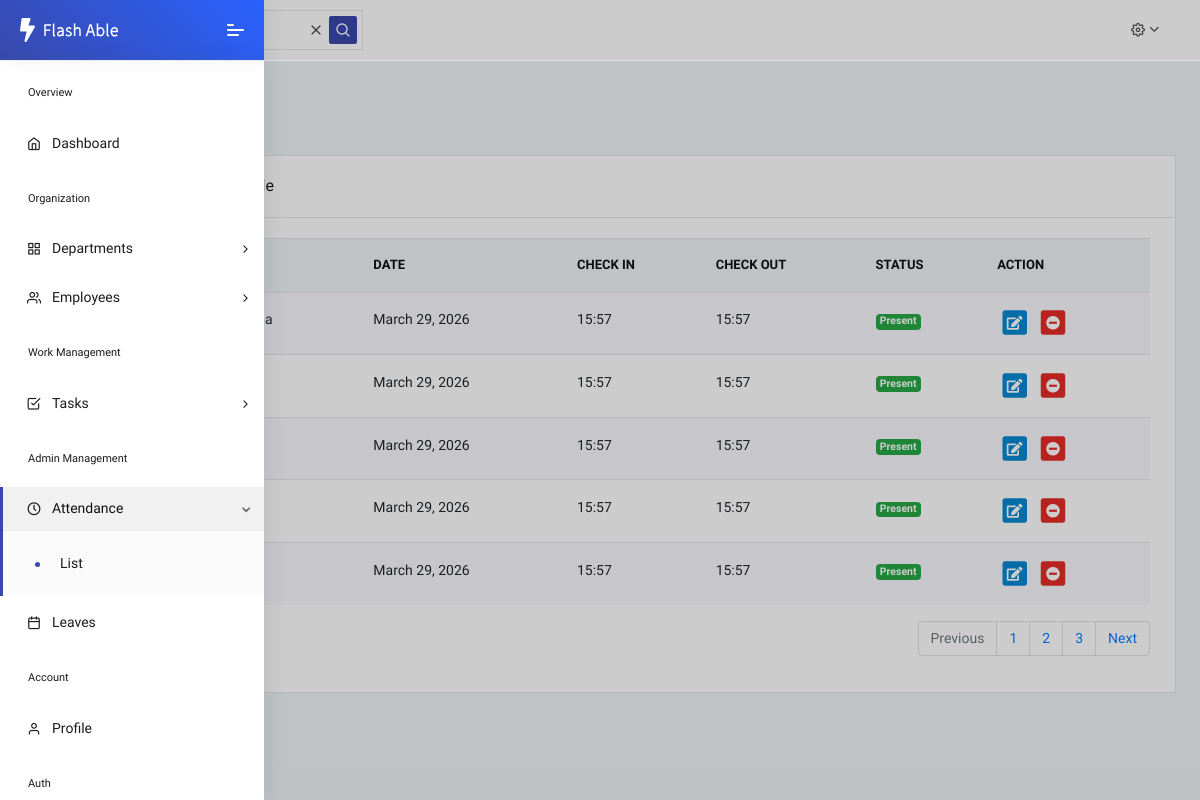
Before: /list_attendance/ (signed in) with the older database file.
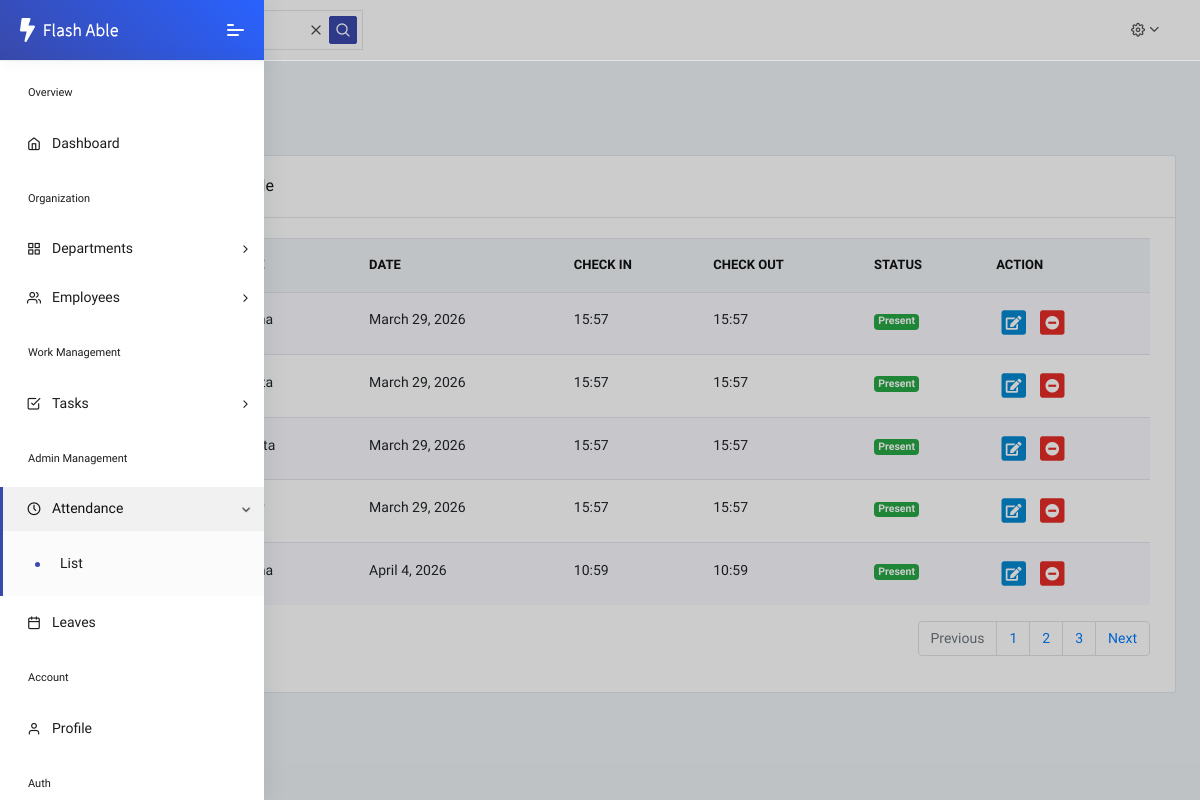
After: the same page with the newer database file.
### core/models.py (models this page shows, shortened)
class Attendance(models.Model):
    STATUS = [
        ("Present", "Present"),
        ("Absent", "Absent"),
        ("Half Day", "Half Day"),
    ]
    employee = models.ForeignKey(User, on_delete=models.CASCADE)
    date = models.DateField()
    check_in = models.TimeField(null=True, blank=True)
    check_out = models.TimeField(null=True, blank=True)
    status = models.CharField(max_length=20, choices=STATUS)
    class Meta:
        unique_together = ['employee', 'date']

### core/views.py (the view)
# urls.py: path('list_attendance/',  views.list_attendance, name='list-attendance'),
@login_required
def list_attendance(request):
    if request.user.role != "ADMIN":
        return redirect('admin-dashboard')
    attendance = Attendance.objects.all().order_by('date')
    paginator = Paginator(attendance, 5)
    page_number = request.GET.get('page')
    page_obj = paginator.get_page(page_number)
    print("PAGE :",page_number)
    context =  {
        'attendance' : page_obj
    }
    return render(request, 'attendance/Attendance_list.html',context)

### core/templates/attendance/Attendance_list.html (shortened to what the changed rows need)
{% extends 'dashboard/Admin_Dashboard.html' %}
{% load static %}
{% block mein %}
 <div class="pcoded-main-container">
    <div class="pcoded-wrapper">
        <div class="pcoded-content">
            <div class="pcoded-inner-content">
                <div class="main-body">
                    <div class="page-wrapper">
                        <div class="row">
                            <div class="col-xl-12">
                                <div class="card">
                                    <div class="card-body table-border-style">
                                        <div class="table-responsive">
                                            <table class="table table-striped">
                                                <thead>
                                                    <tr>
                                                        <th>#</th>
                                                        <th>Employee</th>
                                                        <th>Date</th>
                                                        <th>Check In</th>
                                                        <th>Check Out</th>
                                                        <th>Status</th>
                                                        <th>Action</th>
                                                    </tr>
                                                </thead>
                                                <tbody>
                                                    {% for att in attendance %}
                                                    <tr>
                                                        <td>{{att.id}}</td>
                                                        <td>{{att.employee.first_name}} {{att.employee.last_name}}</td>
                                                        <td>{{att.date}}</td>
                                                        <td>{{att.check_in |default:'--'|time:"H:i"}}</td>
                                                        <td>{{att.check_out|default:'--'|time:"H:i"}}</td>
                                                        <td>
                                                            {% if att.status == "Present" %}
                                                            <span class="badge badge-success fw-bold">Present</span>
                                                            {% elif att.status == "Absent" %}
                                                            <span class="badge badge-danger fw-bold">Absent</span>
                                                            {% else %}
                                                            <span class="badge badge-warning fw-bold">Half Day</span>
                                                            {% endif %}
                                                        </td>
                                                        <td>
                                                            <a href="{% url 'edit-attendance' pk=att.id %}" class="table-link  text-info">
                                                                <span class="fa-stack">
                                                                    <i class="fa fa-square fa-stack-2x"></i>
                                                                    <i class="fa fa-edit fa-stack-1x fa-inverse"></i>
                                                                </span>
                                                            </a>
                                                            <a href="{% url 'delete-attendance' pk=att.id %}" class="table-link text-danger">
                                                                <span class="fa-stack">
                                                                    <i class="fa fa-square fa-stack-2x"></i>
                                                                    <i class="fa fa-minus-circle fa-stack-1x fa-inverse"></i>
                                                                </span>
                                                            </a>
                                                        </td>
                                                    </tr>
                                                    {% endfor %}
                                                </tbody>
                                            </table>
                                            <nav aria-label="Page navigation example">
                                                <ul class="pagination justify-content-end">
                                                    {% for num in attendance.paginator.page_range %}
                                                        <li class="page-item {% if page_obj.number == num %}active{% endif %}">
                                                            <a class="page-link" href="?page={{ num }}">{{ num }}</a>
                                                        </li>
                                                    {% endfor %}
                                                </ul>
                                            </nav>
                                        </div>
                                    </div>
                                </div>
                            </div>
                        </div>
                    </div>
                </div>
            </div>
        </div>
    </div>
</div>
{% endblock %}

Changed rows visible on the page:
removed Attendance: date "March 29, 2026", check_in "15:57", check_out "15:57", status "Present"
now on this page (row unchanged): Attendance: date "April 4, 2026", check_in "10:59", check_out "10:59", status "Present"
